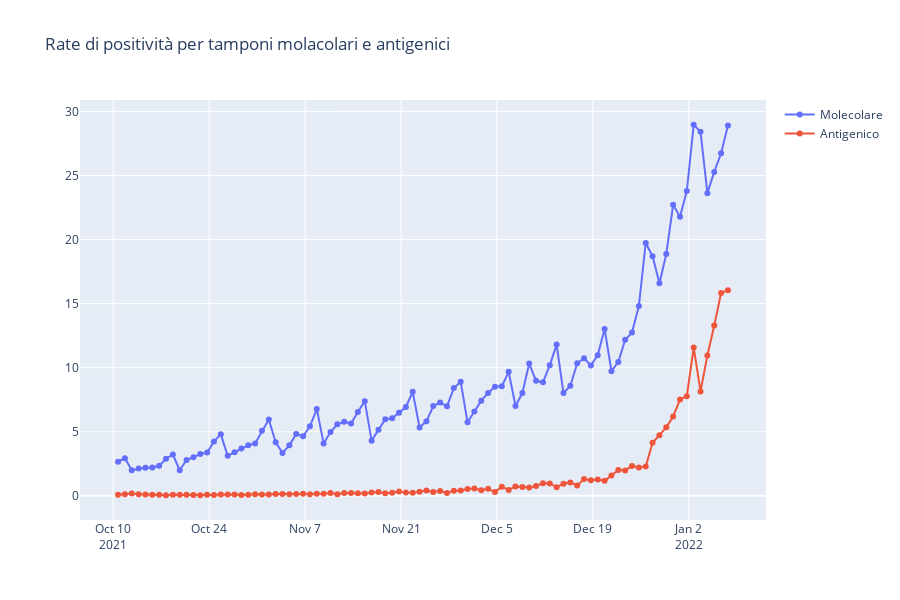

The notebook cell this image was saved under:
### Code cell
last_days=90

fig = go.Figure()

fig.add_trace(go.Scatter(x=data['data'][-last_days:],
                         y=data['perc_molecolare'][-last_days:],
                         name='Molecolare',
                         mode='lines+markers'))

fig.add_trace(go.Scatter(x=data['data'][-last_days:],
                         y=data['perc_antigenico'][-last_days:],
                         name='Antigenico',
                         mode='lines+markers'))


fig.update_layout(
    autosize=False,
    showlegend=True,
    title='Rate di positività per tamponi molacolari e antigenici',
    width=900,
    height=600)
fig.show()
